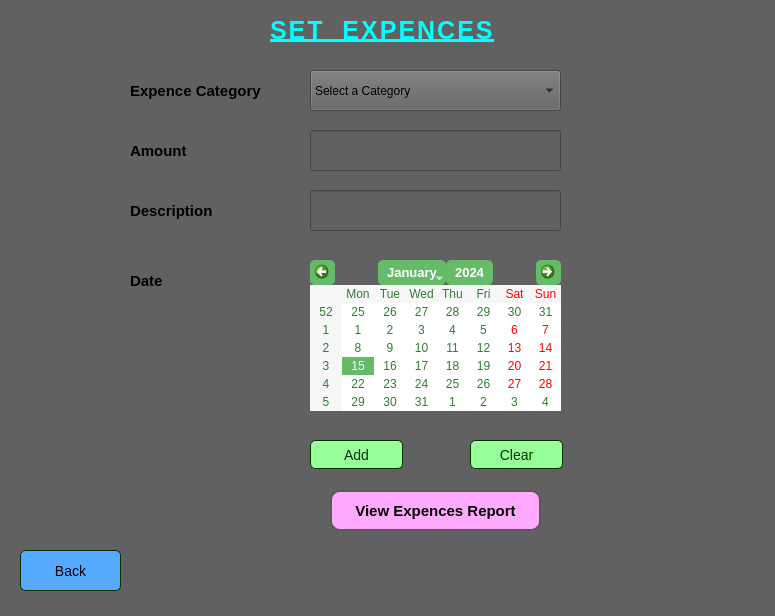
<?xml version="1.0" encoding="UTF-8"?>
<ui version="4.0">
 <class>expences</class>
 <widget class="QMainWindow" name="expences">
  <property name="geometry">
   <rect>
    <x>0</x>
    <y>0</y>
    <width>775</width>
    <height>616</height>
   </rect>
  </property>
  <property name="windowTitle">
   <string>ExpencesWindow</string>
  </property>
  <property name="styleSheet">
   <string notr="true">background-color: rgb(97, 97, 97);</string>
  </property>
  <widget class="QWidget" name="centralwidget">
   <widget class="QLabel" name="label_5">
    <property name="geometry">
     <rect>
      <x>270</x>
      <y>10</y>
      <width>251</width>
      <height>41</height>
     </rect>
    </property>
    <property name="styleSheet">
     <string notr="true">QLabel {
    color: #00ffff;             
	text-decoration: underline;
	font: 700 italic 9pt &quot;Arial&quot;;
    font-size: 25px;                
    font-weight: bold;        
    letter-spacing: 2px;          
    text-align: center;              
    background-color: transparent;    

}
</string>
    </property>
    <property name="text">
     <string>SET  EXPENCES</string>
    </property>
   </widget>
   <widget class="QPushButton" name="expenceClear">
    <property name="geometry">
     <rect>
      <x>470</x>
      <y>440</y>
      <width>93</width>
      <height>29</height>
     </rect>
    </property>
    <property name="styleSheet">
     <string notr="true">QPushButton {
	font: 700 italic 9pt &quot;Arial&quot;;
    background-color: #99ff99;
    border: 1px solid #003300;
    border-radius: 5px;
    padding: 5px;
    font-size: 14px;
    color: #003300;
}
QPushButton:hover {
    background-color: #66cc66;
}
</string>
    </property>
    <property name="text">
     <string>Clear</string>
    </property>
   </widget>
   <widget class="QComboBox" name="expenceCategoryComboBox">
    <property name="geometry">
     <rect>
      <x>310</x>
      <y>70</y>
      <width>251</width>
      <height>41</height>
     </rect>
    </property>
    <property name="styleSheet">
     <string notr="true">font: 700 italic 9pt &quot;Arial&quot;;
</string>
    </property>
    <item>
     <property name="text">
      <string>Select a Category</string>
     </property>
    </item>
    <item>
     <property name="text">
      <string>Food</string>
     </property>
    </item>
    <item>
     <property name="text">
      <string>Entertaintment</string>
     </property>
    </item>
    <item>
     <property name="text">
      <string>Traveling</string>
     </property>
    </item>
    <item>
     <property name="text">
      <string>Clothing</string>
     </property>
    </item>
    <item>
     <property name="text">
      <string>Education equipment</string>
     </property>
    </item>
    <item>
     <property name="text">
      <string>University Fees</string>
     </property>
    </item>
    <item>
     <property name="text">
      <string>Other</string>
     </property>
    </item>
   </widget>
   <widget class="QLabel" name="label_4">
    <property name="geometry">
     <rect>
      <x>130</x>
      <y>130</y>
      <width>101</width>
      <height>41</height>
     </rect>
    </property>
    <property name="styleSheet">
     <string notr="true">QLabel {
	font: 700 9pt &quot;Arial&quot;;
    color: #000000;                 
	font-size: 15px;             
    font-weight: bold;      
	background-color:transparent;        
}</string>
    </property>
    <property name="text">
     <string>Amount</string>
    </property>
   </widget>
   <widget class="QPushButton" name="expenceAdd">
    <property name="geometry">
     <rect>
      <x>310</x>
      <y>440</y>
      <width>93</width>
      <height>29</height>
     </rect>
    </property>
    <property name="styleSheet">
     <string notr="true">QPushButton {
	font: 700 italic 9pt &quot;Arial&quot;;
    background-color: #99ff99;
    border: 1px solid #003300;
    border-radius: 5px;
    padding: 5px;
    font-size: 14px;
    color: #003300;
}
QPushButton:hover {
    background-color: #66cc66;
}
</string>
    </property>
    <property name="text">
     <string>Add</string>
    </property>
   </widget>
   <widget class="QLabel" name="label_7">
    <property name="geometry">
     <rect>
      <x>130</x>
      <y>70</y>
      <width>141</width>
      <height>41</height>
     </rect>
    </property>
    <property name="styleSheet">
     <string notr="true">QLabel {
	font: 700 9pt &quot;Arial&quot;;
    color: #000000;                 
	font-size: 15px;             
    font-weight: bold;   
	background-color:transparent;           
}</string>
    </property>
    <property name="text">
     <string>Expence Category</string>
    </property>
   </widget>
   <widget class="QLineEdit" name="descriptionLineEdit">
    <property name="geometry">
     <rect>
      <x>310</x>
      <y>190</y>
      <width>251</width>
      <height>41</height>
     </rect>
    </property>
   </widget>
   <widget class="QCalendarWidget" name="dateEdit">
    <property name="geometry">
     <rect>
      <x>310</x>
      <y>260</y>
      <width>251</width>
      <height>151</height>
     </rect>
    </property>
    <property name="styleSheet">
     <string notr="true">QCalendarWidget QAbstractItemView {
    selection-background-color: #66bb6a;  /* Selected date color */
    background-color: #ffffff;
    color: #2e7d32;
    border-radius: 5px;
}
QCalendarWidget QToolButton {
    background-color: #66bb6a;
    color: #ffffff;
    font-size: 13px;
    font-weight: bold;
    border-radius: 5px;
    padding: 3px;
}
QCalendarWidget QHeaderView::section {
    background-color: #81c784;
    color: #ffffff;
}
</string>
    </property>
   </widget>
   <widget class="QLabel" name="label_2">
    <property name="geometry">
     <rect>
      <x>130</x>
      <y>190</y>
      <width>111</width>
      <height>41</height>
     </rect>
    </property>
    <property name="styleSheet">
     <string notr="true">QLabel {
	font: 700 9pt &quot;Arial&quot;;
    color: #000000;                 
	font-size: 15px;             
    font-weight: bold;       
	background-color:transparent;       
}</string>
    </property>
    <property name="text">
     <string>Description</string>
    </property>
   </widget>
   <widget class="QPushButton" name="expenceback">
    <property name="geometry">
     <rect>
      <x>20</x>
      <y>550</y>
      <width>101</width>
      <height>41</height>
     </rect>
    </property>
    <property name="styleSheet">
     <string notr="true">QPushButton {
	font: 700 italic 9pt &quot;Arial&quot;;
    background-color: #55aaff;
    border: 1px solid #003300;
    border-radius: 5px;
    padding: 5px;
    font-size: 14px;
    color: #000000;
}
QPushButton:hover {
    background-color: #aaffff;
}
</string>
    </property>
    <property name="text">
     <string>Back</string>
    </property>
   </widget>
   <widget class="QLabel" name="label_3">
    <property name="geometry">
     <rect>
      <x>130</x>
      <y>260</y>
      <width>101</width>
      <height>41</height>
     </rect>
    </property>
    <property name="styleSheet">
     <string notr="true">QLabel {
	font: 700 9pt &quot;Arial&quot;;
    color: #000000;                 
	font-size: 15px;             
    font-weight: bold;
	background-color:transparent;              
}</string>
    </property>
    <property name="text">
     <string>Date</string>
    </property>
   </widget>
   <widget class="QLineEdit" name="amountLineEdit">
    <property name="geometry">
     <rect>
      <x>310</x>
      <y>130</y>
      <width>251</width>
      <height>41</height>
     </rect>
    </property>
   </widget>
   <widget class="QPushButton" name="totalExpenceButton">
    <property name="geometry">
     <rect>
      <x>330</x>
      <y>490</y>
      <width>211</width>
      <height>41</height>
     </rect>
    </property>
    <property name="styleSheet">
     <string notr="true">QPushButton {
    background-color: #ffaaff; 
    color: #000000;      
	font-weight: bold;           
    border: 2px solid #5a5a5a;  
    border-radius: 10px;      
    padding: 10px 20px;       
    font-size: 15px;            
}




</string>
    </property>
    <property name="text">
     <string>View Expences Report</string>
    </property>
   </widget>
  </widget>
 </widget>
 <resources/>
 <connections/>
</ui>
